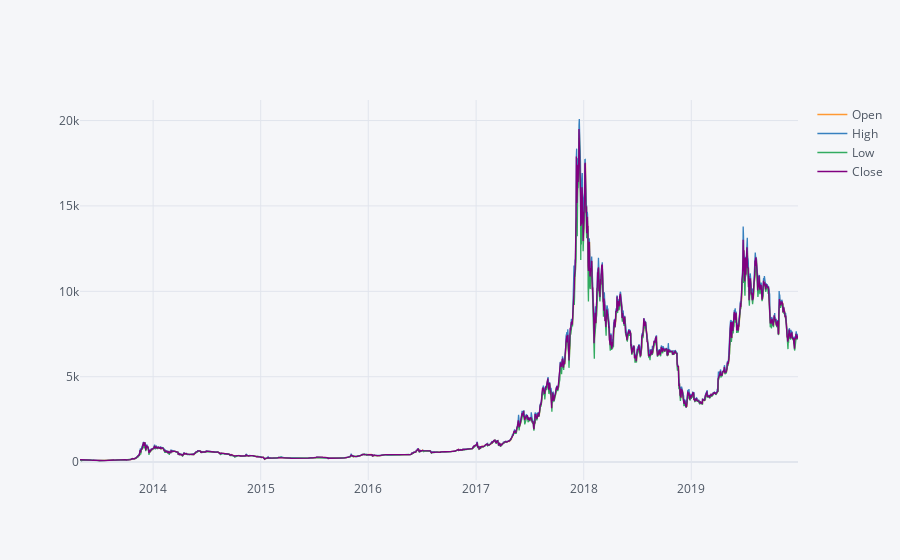

The notebook cell this image was saved under:
### Code cell
#plt.plot(df['Open','High','Low','Close','Volume','Market Cap'])
import chart_studio.plotly as py
from plotly.offline import plot
cf.go_offline()
df.iplot(y = ['Open','High','Low','Close'],x = ['Date'],kind = 'line')

### Figure 1 — Plotly figure (JSON) as saved in the notebook; plotly's stock layout.template omitted (floating-point values rounded to 4 significant figures; data arrays with more than 128 entries replaced by an {"elided": "..."} marker saying what was removed)
{"data": [{"line": {"color": "rgba(255, 153, 51, 1.0)", "dash": "solid", "shape": "linear", "width": 1.3}, "mode": "lines", "name": "Open", "text": "", "type": "scatter", "x": {"elided": "2437 str values"}, "y": {"elided": "2437 float values"}}, {"line": {"color": "rgba(55, 128, 191, 1.0)", "dash": "solid", "shape": "linear", "width": 1.3}, "mode": "lines", "name": "High", "text": "", "type": "scatter", "x": {"elided": "2437 str values"}, "y": {"elided": "2437 float values"}}, {"line": {"color": "rgba(50, 171, 96, 1.0)", "dash": "solid", "shape": "linear", "width": 1.3}, "mode": "lines", "name": "Low", "text": "", "type": "scatter", "x": {"elided": "2437 str values"}, "y": {"elided": "2437 float values"}}, {"line": {"color": "rgba(128, 0, 128, 1.0)", "dash": "solid", "shape": "linear", "width": 1.3}, "mode": "lines", "name": "Close", "text": "", "type": "scatter", "x": {"elided": "2437 str values"}, "y": {"elided": "2437 float values"}}], "layout": {"legend": {"bgcolor": "#F5F6F9", "font": {"color": "#4D5663"}}, "paper_bgcolor": "#F5F6F9", "plot_bgcolor": "#F5F6F9", "title": {"font": {"color": "#4D5663"}}, "xaxis": {"gridcolor": "#E1E5ED", "showgrid": true, "tickfont": {"color": "#4D5663"}, "title": {"font": {"color": "#4D5663"}, "text": ""}, "zerolinecolor": "#E1E5ED"}, "yaxis": {"gridcolor": "#E1E5ED", "showgrid": true, "tickfont": {"color": "#4D5663"}, "title": {"font": {"color": "#4D5663"}, "text": ""}, "zerolinecolor": "#E1E5ED"}}}
